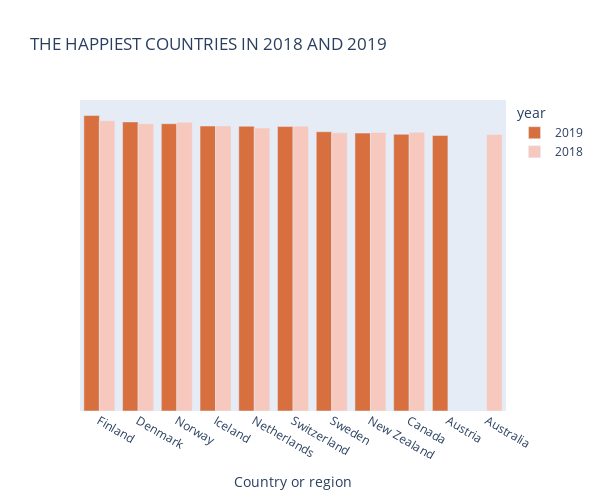
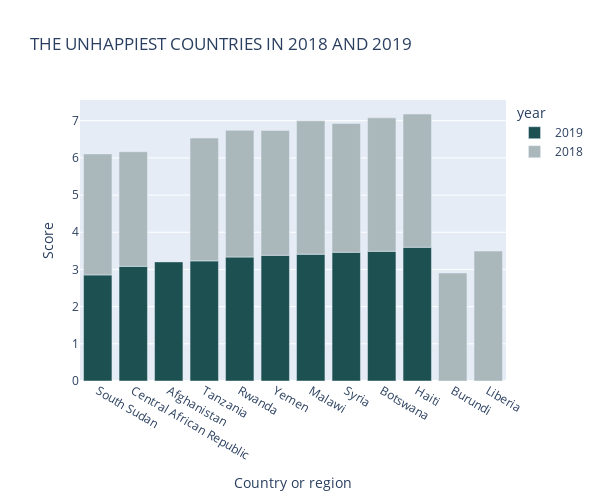

Notebook code cell kept with these figures, in order:
### Code cell
# Step 1: Create the traces of the plots

df_head["year"] = df["year"].astype(str)
fig1 = px.bar(df_head, x = 'Country or region', 
                 y = 'Score', title="THE HAPPIEST COUNTRIES IN 2018 AND 2019", color='year',
                 color_discrete_sequence = ['#d86f3f','#f7c8be'],width=600, height=500)



fig1.update_yaxes(visible=False, fixedrange=True)

fig1.update_layout(barmode='group')

fig1.show()


df_tail["year"] = df["year"].astype(str)

fig2 = px.bar(df_tail, x = 'Country or region', 
                 y = 'Score', title="THE UNHAPPIEST COUNTRIES IN 2018 AND 2019", color='year',
                 color_discrete_sequence = ['#1d5051','#aab8bb'],width=600, height=500)
fig2.show()

### Figure 1 — Plotly figure (JSON) as saved in the notebook; plotly's stock layout.template omitted (floating-point values rounded to 4 significant figures)
{"data": [{"alignmentgroup": "True", "hovertemplate": "year=2019<br>Country or region=%{x}<br>Score=%{y}<extra></extra>", "legendgroup": "2019", "marker": {"color": "#d86f3f"}, "name": "2019", "offsetgroup": "2019", "orientation": "v", "showlegend": true, "textposition": "auto", "type": "bar", "x": ["Finland", "Denmark", "Norway", "Iceland", "Netherlands", "Switzerland", "Sweden", "New Zealand", "Canada", "Austria"], "xaxis": "x", "y": [7.769, 7.6, 7.554, 7.494, 7.488, 7.48, 7.343, 7.307, 7.278, 7.246], "yaxis": "y"}, {"alignmentgroup": "True", "hovertemplate": "year=2018<br>Country or region=%{x}<br>Score=%{y}<extra></extra>", "legendgroup": "2018", "marker": {"color": "#f7c8be"}, "name": "2018", "offsetgroup": "2018", "orientation": "v", "showlegend": true, "textposition": "auto", "type": "bar", "x": ["Finland", "Norway", "Denmark", "Iceland", "Switzerland", "Netherlands", "Canada", "New Zealand", "Sweden", "Australia"], "xaxis": "x", "y": [7.632, 7.594, 7.555, 7.495, 7.487, 7.441, 7.328, 7.324, 7.314, 7.272], "yaxis": "y"}], "layout": {"barmode": "group", "height": 500, "legend": {"title": {"text": "year"}, "tracegroupgap": 0}, "title": {"text": "THE HAPPIEST COUNTRIES IN 2018 AND 2019"}, "width": 600, "xaxis": {"anchor": "y", "domain": [0, 1], "title": {"text": "Country or region"}}, "yaxis": {"anchor": "x", "domain": [0, 1], "fixedrange": true, "title": {"text": "Score"}, "visible": false}}}

### Figure 2 — Plotly figure (JSON) as saved in the notebook; plotly's stock layout.template omitted (floating-point values rounded to 4 significant figures)
{"data": [{"alignmentgroup": "True", "hovertemplate": "year=2019<br>Country or region=%{x}<br>Score=%{y}<extra></extra>", "legendgroup": "2019", "marker": {"color": "#1d5051"}, "name": "2019", "offsetgroup": "2019", "orientation": "v", "showlegend": true, "textposition": "auto", "type": "bar", "x": ["South Sudan", "Central African Republic", "Afghanistan", "Tanzania", "Rwanda", "Yemen", "Malawi", "Syria", "Botswana", "Haiti"], "xaxis": "x", "y": [2.853, 3.083, 3.203, 3.231, 3.334, 3.38, 3.41, 3.462, 3.488, 3.597], "yaxis": "y"}, {"alignmentgroup": "True", "hovertemplate": "year=2018<br>Country or region=%{x}<br>Score=%{y}<extra></extra>", "legendgroup": "2018", "marker": {"color": "#aab8bb"}, "name": "2018", "offsetgroup": "2018", "orientation": "v", "showlegend": true, "textposition": "auto", "type": "bar", "x": ["Burundi", "Central African Republic", "South Sudan", "Tanzania", "Yemen", "Rwanda", "Syria", "Liberia", "Haiti", "Malawi", "Botswana"], "xaxis": "x", "y": [2.905, 3.083, 3.254, 3.303, 3.355, 3.408, 3.462, 3.495, 3.582, 3.587, 3.59], "yaxis": "y"}], "layout": {"barmode": "relative", "height": 500, "legend": {"title": {"text": "year"}, "tracegroupgap": 0}, "title": {"text": "THE UNHAPPIEST COUNTRIES IN 2018 AND 2019"}, "width": 600, "xaxis": {"anchor": "y", "domain": [0, 1], "title": {"text": "Country or region"}}, "yaxis": {"anchor": "x", "domain": [0, 1], "title": {"text": "Score"}}}}
